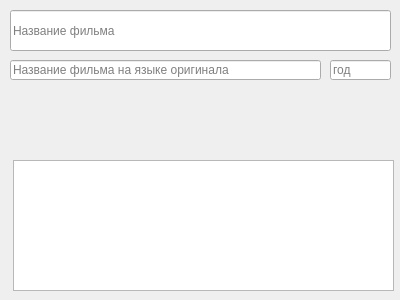
<?xml version="1.0" encoding="UTF-8"?>
<ui version="4.0">
 <class>editfilm</class>
 <widget class="QWidget" name="editfilm">
  <property name="geometry">
   <rect>
    <x>0</x>
    <y>0</y>
    <width>400</width>
    <height>300</height>
   </rect>
  </property>
  <property name="windowTitle">
   <string>Form</string>
  </property>
  <widget class="QLineEdit" name="editTitle">
   <property name="geometry">
    <rect>
     <x>10</x>
     <y>10</y>
     <width>381</width>
     <height>41</height>
    </rect>
   </property>
   <property name="text">
    <string/>
   </property>
   <property name="maxLength">
    <number>128</number>
   </property>
   <property name="placeholderText">
    <string>Название фильма</string>
   </property>
  </widget>
  <widget class="QLineEdit" name="editOriginalTitle">
   <property name="geometry">
    <rect>
     <x>10</x>
     <y>60</y>
     <width>311</width>
     <height>20</height>
    </rect>
   </property>
   <property name="maxLength">
    <number>128</number>
   </property>
   <property name="placeholderText">
    <string>Название фильма на языке оригинала</string>
   </property>
  </widget>
  <widget class="QLineEdit" name="editYear">
   <property name="geometry">
    <rect>
     <x>330</x>
     <y>60</y>
     <width>61</width>
     <height>20</height>
    </rect>
   </property>
   <property name="inputMask">
    <string>####</string>
   </property>
   <property name="maxLength">
    <number>4</number>
   </property>
   <property name="placeholderText">
    <string>год</string>
   </property>
  </widget>
  <widget class="QPlainTextEdit" name="editDescription">
   <property name="geometry">
    <rect>
     <x>13</x>
     <y>160</y>
     <width>381</width>
     <height>131</height>
    </rect>
   </property>
   <property name="documentTitle">
    <string/>
   </property>
  </widget>
 </widget>
 <resources/>
 <connections/>
</ui>
